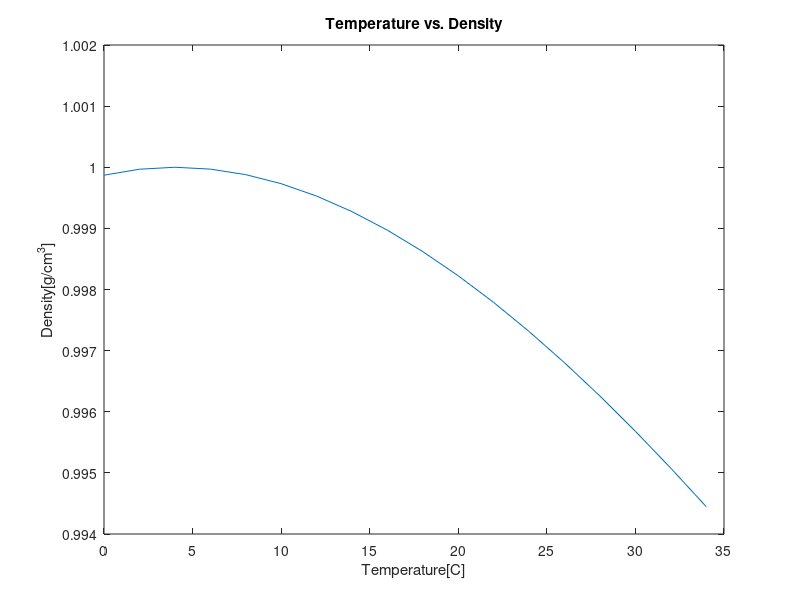

Source code (MATLAB):
%Justin Bayer 
%Homwork 1 Problem 7
%8/29/2019

clc;clear;

TF=32:3.6:93.2;
TC=5/9*(TF-32);

rho = 5.5289e-8*TC.^3-8.5016e-6*TC.^2+6.5622e-5*TC+0.99987;

plot(TC, rho)
xlabel('Temperature[C]')
ylabel('Density[g/cm^3]')
title('Temperature vs. Density')